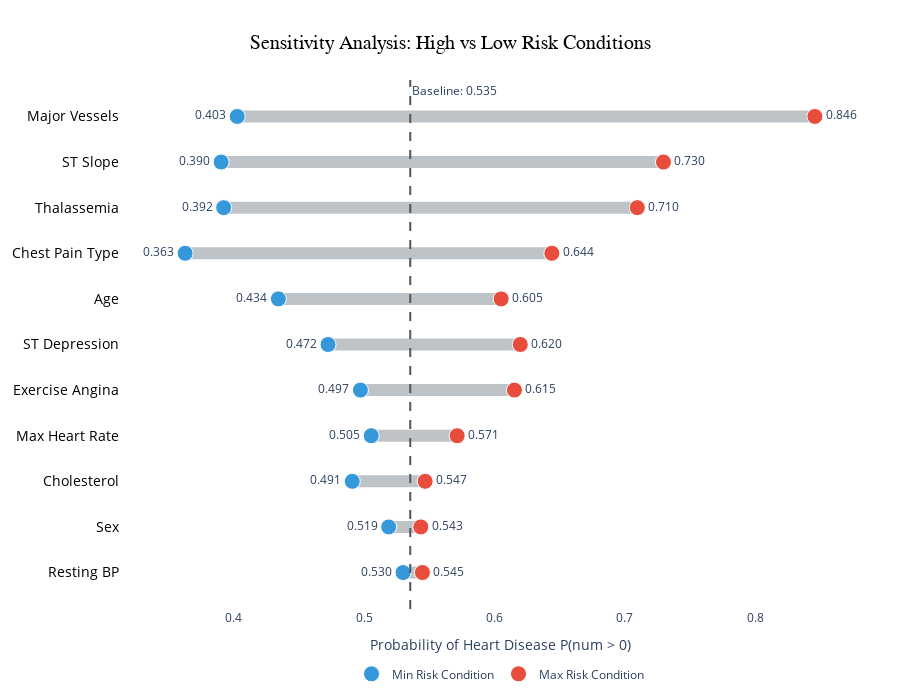

Write notebook code for a chart like this one.
### Code cell
import pandas as pd
import plotly.graph_objects as go
from pgmpy.inference import BeliefPropagation

def plot_sensitivity_analysis_with_labels(
    bn_model,
    data_df,
    display_names=None,
    bin_labels=None, # <--- New Parameter
    outfile: str = "bn_sensitivity_final.html",
):
    """
    Final Version: Interactive Sensitivity Analysis.
    Displays HUMAN-READABLE labels in tooltips instead of raw bin numbers.
    """
    print("Starting sensitivity analysis (with readable labels)...")
    
    # --- 1. Calculation Logic ---
    infer = BeliefPropagation(bn_model)
    evidence_cols = [c for c in data_df.columns if c != "num"]
    results = {}

    # Calculate Baseline
    try:
        q_baseline = infer.query(variables=["num"], show_progress=False)
        if 0 in q_baseline.state_names["num"]:
            p_healthy_baseline = q_baseline.values[q_baseline.state_names["num"].index(0)]
        else:
            p_healthy_baseline = 0.0
        baseline_p_sick = 1.0 - p_healthy_baseline
    except Exception:
        baseline_p_sick = 0.5 
    
    print(f"Baseline P(Heart Disease) = {baseline_p_sick:.3f}")

    # Loop through features
    for col in evidence_cols:
        min_p = 1.0
        max_p = 0.0
        
        # Store the readable label string instead of just the number
        min_state_label = "N/A"
        max_state_label = "N/A"
        
        possible_values = sorted(data_df[col].unique())
        valid_calc = False

        for val in possible_values:
            try:
                q_res = infer.query(
                    variables=["num"], evidence={col: val}, show_progress=False
                )
                
                if 0 in q_res.state_names["num"]:
                    idx_0 = q_res.state_names["num"].index(0)
                    p_healthy = q_res.values[idx_0]
                else:
                    p_healthy = 0.0
                
                p_sick = 1.0 - p_healthy
                
                # Retrieve readable label using helper
                current_label = get_label(col, val) if bin_labels else str(val)

                # Track Max
                if p_sick > max_p:
                    max_p = p_sick
                    max_state_label = current_label # <--- Store Label
                
                # Track Min
                if p_sick < min_p:
                    min_p = p_sick
                    min_state_label = current_label # <--- Store Label

                valid_calc = True
            except Exception:
                continue
        
        if not valid_calc:
            results[col] = (baseline_p_sick, baseline_p_sick, "N/A", "N/A")
        else:
            results[col] = (max_p, min_p, max_state_label, min_state_label)

    # --- 2. Data Preparation ---
    df_results = pd.DataFrame.from_dict(
        results, orient="index", columns=["Max P", "Min P", "Max Label", "Min Label"]
    )
    df_results["Range"] = df_results["Max P"] - df_results["Min P"]
    df_results = df_results.sort_values(by="Range", ascending=True)

    if display_names:
        labels = [display_names.get(col, col) for col in df_results.index]
    else:
        labels = df_results.index.tolist()

    # --- 3. Plotting ---
    color_max = "#e74c3c"
    color_min = "#3498db"
    color_bar = "#bdc3c7"
    color_base = "#555555"

    fig = go.Figure()

    # A. Connecting Bar
    for i, (idx, row) in enumerate(df_results.iterrows()):
        fig.add_trace(go.Scatter(
            x=[row["Min P"], row["Max P"]],
            y=[labels[i], labels[i]],
            mode='lines',
            line=dict(color=color_bar, width=12),
            showlegend=False,
            hoverinfo='skip'
        ))

    # B. Min Risk Points
    fig.add_trace(go.Scatter(
        x=df_results["Min P"],
        y=labels,
        mode='markers+text',
        name='Min Risk Condition',
        marker=dict(color=color_min, size=16, line=dict(width=1, color='white')),
        text=[f'{x:.3f}' for x in df_results["Min P"]],
        textposition="middle left",
        
        # Pass Readable Label to CustomData
        customdata=df_results["Min Label"],
        
        hovertemplate=(
            "<b>Feature: %{y}</b><br>" +
            "Condition: <b>%{customdata}</b><br>" + # Displays: "Age < 45" or "Female"
            "Risk Probability: %{x:.3f}" +
            "<extra></extra>"
        )
    ))

    # C. Max Risk Points
    fig.add_trace(go.Scatter(
        x=df_results["Max P"],
        y=labels,
        mode='markers+text',
        name='Max Risk Condition',
        marker=dict(color=color_max, size=16, line=dict(width=1, color='white')),
        text=[f'{x:.3f}' for x in df_results["Max P"]],
        textposition="middle right",
        
        # Pass Readable Label to CustomData
        customdata=df_results["Max Label"],
        
        hovertemplate=(
            "<b>Feature: %{y}</b><br>" +
            "Condition: <b>%{customdata}</b><br>" + # Displays: "Asymptomatic" or "High BP"
            "Risk Probability: %{x:.3f}" +
            "<extra></extra>"
        )
    ))

    # D. Baseline
    fig.add_vline(
        x=baseline_p_sick,
        line_width=2,
        line_dash="dash",
        line_color=color_base,
        annotation_text=f"Baseline: {baseline_p_sick:.3f}", 
        annotation_position="top right"
    )

    # E. Layout
    fig.update_layout(
        title={
            'text': 'Sensitivity Analysis: High vs Low Risk Conditions',
            'y':0.95, 'x':0.5, 'xanchor': 'center', 'yanchor': 'top',
            'font': dict(size=20, color='black', family="Arial")
        },
        xaxis=dict(
            title='Probability of Heart Disease P(num > 0)',
            range=[max(0, df_results["Min P"].min() - 0.05), min(1.0, df_results["Max P"].max() + 0.05)],
            showgrid=False,
            zeroline=False
        ),
        yaxis=dict(
            showgrid=False,
            tickfont=dict(size=14, color='black')
        ),
        plot_bgcolor='white',
        paper_bgcolor='white',
        legend=dict(orientation="h", yanchor="bottom", y=-0.15, xanchor="center", x=0.5),
        margin=dict(l=20, r=20, t=80, b=80),
        height=700,
        hoverlabel=dict(bgcolor="white", font_size=14, font_family="Arial")
    )

    fig.write_html(outfile)
    print(f"Final Interactive plot saved to {outfile}")
    fig.show()
    
    return df_results


_ = plot_sensitivity_analysis_with_labels(
    bn_model,
    train_df_disc,
    display_names=DISPLAY_NAMES,
    bin_labels=BIN_LABELS, # <--- Crucial Step
    outfile="results/bn_sensitivity_final.html"
)

### Figure 1 — Plotly figure (JSON) as saved in the notebook; plotly's stock layout.template omitted (floating-point values rounded to 4 significant figures)
{"data": [{"hoverinfo": "skip", "line": {"color": "#bdc3c7", "width": 12}, "mode": "lines", "showlegend": false, "type": "scatter", "x": [0.5299, 0.5448], "y": ["Resting BP", "Resting BP"]}, {"hoverinfo": "skip", "line": {"color": "#bdc3c7", "width": 12}, "mode": "lines", "showlegend": false, "type": "scatter", "x": [0.5189, 0.5435], "y": ["Sex", "Sex"]}, {"hoverinfo": "skip", "line": {"color": "#bdc3c7", "width": 12}, "mode": "lines", "showlegend": false, "type": "scatter", "x": [0.4909, 0.5468], "y": ["Cholesterol", "Cholesterol"]}, {"hoverinfo": "skip", "line": {"color": "#bdc3c7", "width": 12}, "mode": "lines", "showlegend": false, "type": "scatter", "x": [0.5054, 0.5714], "y": ["Max Heart Rate", "Max Heart Rate"]}, {"hoverinfo": "skip", "line": {"color": "#bdc3c7", "width": 12}, "mode": "lines", "showlegend": false, "type": "scatter", "x": [0.4972, 0.6154], "y": ["Exercise Angina", "Exercise Angina"]}, {"hoverinfo": "skip", "line": {"color": "#bdc3c7", "width": 12}, "mode": "lines", "showlegend": false, "type": "scatter", "x": [0.4723, 0.6198], "y": ["ST Depression", "ST Depression"]}, {"hoverinfo": "skip", "line": {"color": "#bdc3c7", "width": 12}, "mode": "lines", "showlegend": false, "type": "scatter", "x": [0.4342, 0.6052], "y": ["Age", "Age"]}, {"hoverinfo": "skip", "line": {"color": "#bdc3c7", "width": 12}, "mode": "lines", "showlegend": false, "type": "scatter", "x": [0.3626, 0.6441], "y": ["Chest Pain Type", "Chest Pain Type"]}, {"hoverinfo": "skip", "line": {"color": "#bdc3c7", "width": 12}, "mode": "lines", "showlegend": false, "type": "scatter", "x": [0.3922, 0.7096], "y": ["Thalassemia", "Thalassemia"]}, {"hoverinfo": "skip", "line": {"color": "#bdc3c7", "width": 12}, "mode": "lines", "showlegend": false, "type": "scatter", "x": [0.3903, 0.7297], "y": ["ST Slope", "ST Slope"]}, {"hoverinfo": "skip", "line": {"color": "#bdc3c7", "width": 12}, "mode": "lines", "showlegend": false, "type": "scatter", "x": [0.4026, 0.8459], "y": ["Major Vessels", "Major Vessels"]}, {"customdata": ["< 140", "Female", "< 200", ">= 150", "No", "< 1", "< 45", "Non-anginal Pain", "Normal", "Upsloping", "0 vessels"], "hovertemplate": "<b>Feature: %{y}</b><br>Condition: <b>%{customdata}</b><br>Risk Probability: %{x:.3f}<extra></extra>", "marker": {"color": "#3498db", "line": {"color": "white", "width": 1}, "size": 16}, "mode": "markers+text", "name": "Min Risk Condition", "text": ["0.530", "0.519", "0.491", "0.505", "0.497", "0.472", "0.434", "0.363", "0.392", "0.390", "0.403"], "textposition": "middle left", "type": "scatter", "x": [0.5299, 0.5189, 0.4909, 0.5054, 0.4972, 0.4723, 0.4342, 0.3626, 0.3922, 0.3903, 0.4026], "y": ["Resting BP", "Sex", "Cholesterol", "Max Heart Rate", "Exercise Angina", "ST Depression", "Age", "Chest Pain Type", "Thalassemia", "ST Slope", "Major Vessels"]}, {"customdata": [">= 140", "Male", "> 239", "< 150", "Yes", "> 1", "> 60", "Asymptomatic", "Reversable Defect", "Downsloping", "3 vessels"], "hovertemplate": "<b>Feature: %{y}</b><br>Condition: <b>%{customdata}</b><br>Risk Probability: %{x:.3f}<extra></extra>", "marker": {"color": "#e74c3c", "line": {"color": "white", "width": 1}, "size": 16}, "mode": "markers+text", "name": "Max Risk Condition", "text": ["0.545", "0.543", "0.547", "0.571", "0.615", "0.620", "0.605", "0.644", "0.710", "0.730", "0.846"], "textposition": "middle right", "type": "scatter", "x": [0.5448, 0.5435, 0.5468, 0.5714, 0.6154, 0.6198, 0.6052, 0.6441, 0.7096, 0.7297, 0.8459], "y": ["Resting BP", "Sex", "Cholesterol", "Max Heart Rate", "Exercise Angina", "ST Depression", "Age", "Chest Pain Type", "Thalassemia", "ST Slope", "Major Vessels"]}], "layout": {"annotations": [{"showarrow": false, "text": "Baseline: 0.535", "x": 0.5354, "xanchor": "left", "xref": "x", "y": 1, "yanchor": "top", "yref": "y domain"}], "height": 700, "hoverlabel": {"bgcolor": "white", "font": {"family": "Arial", "size": 14}}, "legend": {"orientation": "h", "x": 0.5, "xanchor": "center", "y": -0.15, "yanchor": "bottom"}, "margin": {"b": 80, "l": 20, "r": 20, "t": 80}, "paper_bgcolor": "white", "plot_bgcolor": "white", "shapes": [{"line": {"color": "#555555", "dash": "dash", "width": 2}, "type": "line", "x0": 0.5354, "x1": 0.5354, "xref": "x", "y0": 0, "y1": 1, "yref": "y domain"}], "title": {"font": {"color": "black", "family": "Arial", "size": 20}, "text": "Sensitivity Analysis: High vs Low Risk Conditions", "x": 0.5, "xanchor": "center", "y": 0.95, "yanchor": "top"}, "xaxis": {"range": [0.3126, 0.8959], "showgrid": false, "title": {"text": "Probability of Heart Disease P(num > 0)"}, "zeroline": false}, "yaxis": {"showgrid": false, "tickfont": {"color": "black", "size": 14}}}}
